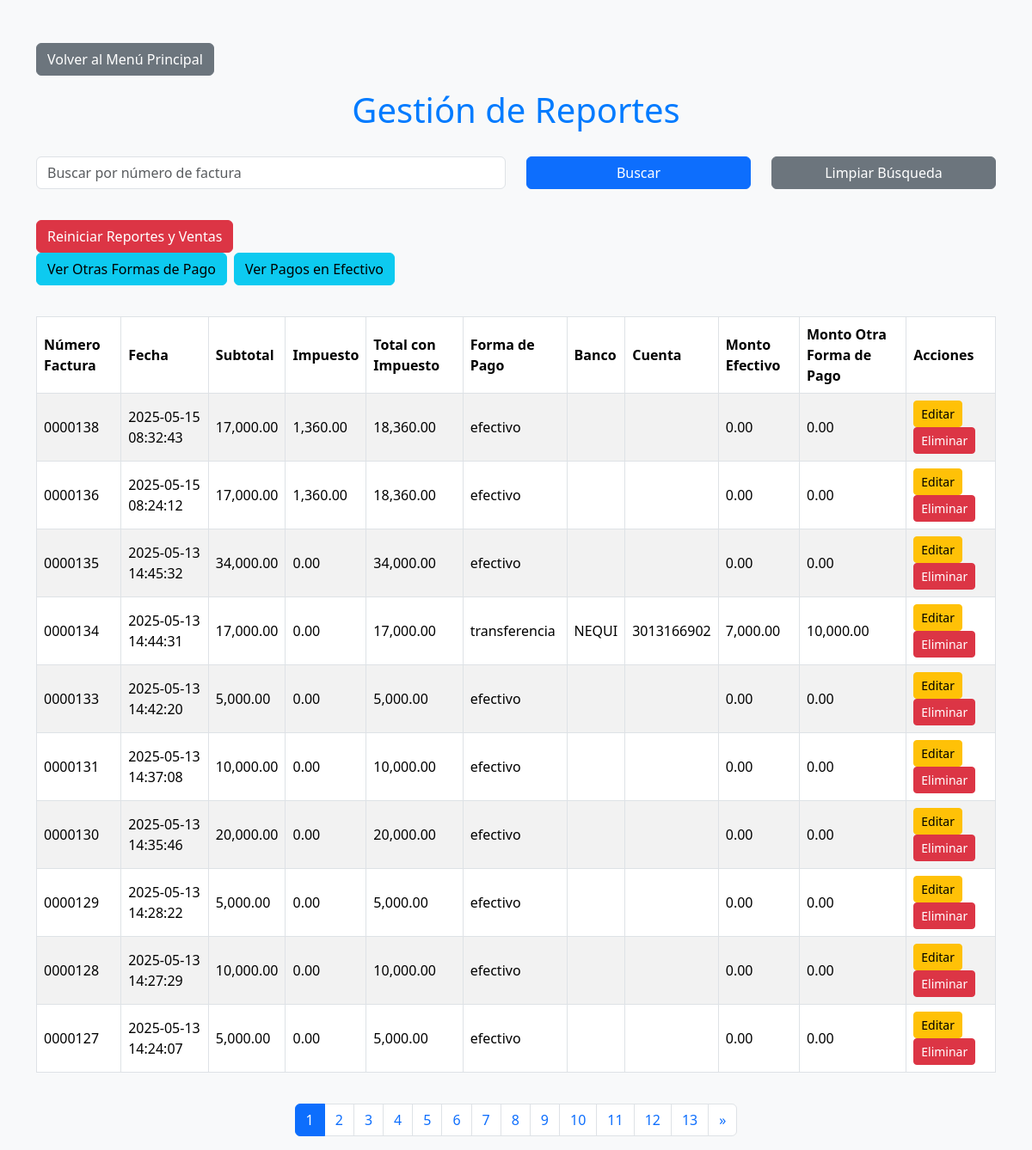
The app's page /reportes.php, older data.
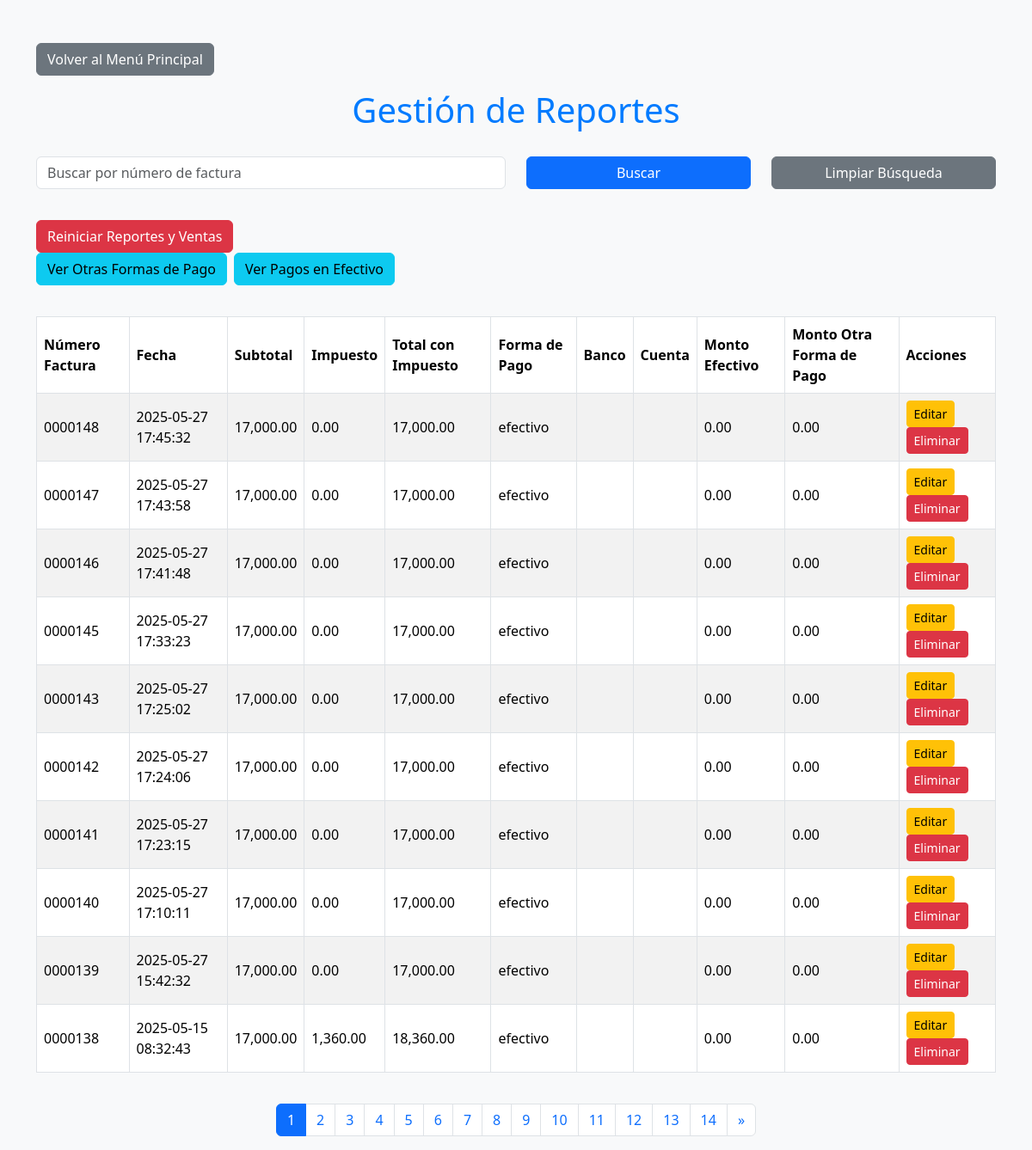
The same page, newer data.
### tables this page shows
CREATE TABLE `reportes` (
  `id` int(11) NOT NULL AUTO_INCREMENT,
  `venta_id` int(11) NOT NULL,
  `cliente_id` int(11) DEFAULT NULL,
  `numero_factura` varchar(50) NOT NULL,
  `fecha` datetime NOT NULL,
  `total` decimal(10,2) NOT NULL,
  `impuesto` decimal(10,2) NOT NULL,
  `total_con_impuesto` decimal(10,2) NOT NULL,
  `forma_pago_id` int(11) DEFAULT NULL,
  `subtotal` decimal(10,2) NOT NULL,
  `banco` varchar(255) DEFAULT NULL,
  `cuenta` varchar(255) DEFAULT NULL,
  `monto_efectivo` decimal(10,2) DEFAULT 0.00,
  `monto_otra_forma_pago` decimal(10,2) DEFAULT 0.00,
  PRIMARY KEY (`id`),
  UNIQUE KEY `numero_factura` (`numero_factura`),
  KEY `venta_id` (`venta_id`)
);

CREATE TABLE `formas_pago` (
  `id` int(11) NOT NULL AUTO_INCREMENT,
  `tipo` enum('efectivo','transferencia') NOT NULL,
  `banco` varchar(255) DEFAULT NULL,
  `cuenta` varchar(255) DEFAULT NULL,
  PRIMARY KEY (`id`)
);

### reportes.php (the view, shortened to what the changed rows need)
<?php
$mysqli = new mysqli("localhost", "root", "", "marci");
$registros_por_pagina = 10;
$pagina = isset($_GET['pagina']) ? (int)$_GET['pagina'] : 1;
$offset = ($pagina - 1) * $registros_por_pagina;
$query_total = "SELECT COUNT(*) as total FROM reportes";
$result_total = $mysqli->query($query_total);
$total_registros = $result_total->fetch_assoc()['total'];
$total_paginas = ceil($total_registros / $registros_por_pagina);
$numero_factura_buscar = isset($_GET['numero_factura_buscar']) ? $_GET['numero_factura_buscar'] : '';
$query = "SELECT r.id, r.numero_factura, r.fecha, r.subtotal, r.impuesto, r.total_con_impuesto, f.tipo, f.banco, f.cuenta, r.monto_efectivo, r.monto_otra_forma_pago
          FROM reportes r
          LEFT JOIN formas_pago f ON r.forma_pago_id = f.id
          WHERE r.numero_factura LIKE '%$numero_factura_buscar%'
          ORDER BY r.fecha DESC
          LIMIT $offset, $registros_por_pagina";
$result = $mysqli->query($query);
?>
<!DOCTYPE html>
<html lang="es">
<head>
    <link href="boot/bootstrap.min.css" rel="stylesheet">
</head>
<body>
    <div class="container">
        <h1>Gestión de Reportes</h1>
        <?php if ($result->num_rows > 0) : ?>
            <div class="table-responsive">
                <table class="table table-bordered table-striped">
                    <thead>
                        <tr>
                            <th>Número Factura</th>
                            <th>Fecha</th>
                            <th>Subtotal</th>
                            <th>Impuesto</th>
                            <th>Total con Impuesto</th>
                            <th>Forma de Pago</th>
                            <th>Banco</th>
                            <th>Cuenta</th>
                            <th>Monto Efectivo</th>
                            <th>Monto Otra Forma de Pago</th>
                            <th>Acciones</th>
                        </tr>
                    </thead>
                    <tbody>
                        <?php while ($row = $result->fetch_assoc()) : ?>
                            <tr>
                                <td><?php echo $row['numero_factura']; ?></td>
                                <td><?php echo $row['fecha']; ?></td>
                                <td><?php echo number_format($row['subtotal'], 2); ?></td>
                                <td><?php echo number_format($row['impuesto'], 2); ?></td>
                                <td><?php echo number_format($row['total_con_impuesto'], 2); ?></td>
                                <td><?php echo $row['tipo']; ?></td>
                                <td><?php echo $row['banco']; ?></td>
                                <td><?php echo $row['cuenta']; ?></td>
                                <td><?php echo number_format($row['monto_efectivo'], 2); ?></td>
                                <td><?php echo number_format($row['monto_otra_forma_pago'], 2); ?></td>
                                <td>
                                    <a href="?editar=<?php echo $row['id']; ?>" class="btn btn-warning btn-sm">Editar</a>
                                    <a href="?eliminar=<?php echo $row['id']; ?>" class="btn btn-danger btn-sm" onclick="return confirm('¿Estás seguro de eliminar este reporte?')">Eliminar</a>
                                </td>
                            </tr>
                        <?php endwhile; ?>
                    </tbody>
                </table>
            </div>
            <nav aria-label="Paginación">
                <ul class="pagination">
                    <?php for ($i = 1; $i <= $total_paginas; $i++): ?>
                        <li class="page-item <?= ($pagina == $i) ? 'active' : ''; ?>">
                            <a class="page-link" href="?pagina=<?= $i; ?>&numero_factura_buscar=<?= $numero_factura_buscar; ?>"><?= $i; ?></a>
                        </li>
                    <?php endfor; ?>
                </ul>
            </nav>
        <?php else : ?>
            <div class="alert alert-info" role="alert">
                No hay registros en la tabla `reportes`.
            </div>
        <?php endif; ?>
    </div>
</body>
</html>

Row changes from the older to the newer data that the page shows:
no longer on this page (row unchanged): reportes: numero_factura "0000136", fecha "2025-05-15 08:24:12", subtotal "17,000.00", impuesto "1,360.00", total_con_impuesto "18,360.00", formas_pago.tipo "efectivo", monto_efectivo "0.00", monto_otra_forma_pago "0.00"
no longer on this page (row unchanged): reportes: numero_factura "0000135", fecha "2025-05-13 14:45:32", subtotal "34,000.00", impuesto "0.00", total_con_impuesto "34,000.00", formas_pago.tipo "efectivo", monto_efectivo "0.00", monto_otra_forma_pago "0.00"
no longer on this page (row unchanged): reportes: numero_factura "0000134", fecha "2025-05-13 14:44:31", subtotal "17,000.00", impuesto "0.00", total_con_impuesto "17,000.00", formas_pago.tipo "transferencia", formas_pago.banco "NEQUI", formas_pago.cuenta "3013166902", monto_efectivo "7,000.00", monto_otra_forma_pago "10,000.00"
no longer on this page (row unchanged): reportes: numero_factura "0000133", fecha "2025-05-13 14:42:20", subtotal "5,000.00", impuesto "0.00", total_con_impuesto "5,000.00", formas_pago.tipo "efectivo", monto_efectivo "0.00", monto_otra_forma_pago "0.00"
no longer on this page (row unchanged): reportes: numero_factura "0000131", fecha "2025-05-13 14:37:08", subtotal "10,000.00", impuesto "0.00", total_con_impuesto "10,000.00", formas_pago.tipo "efectivo", monto_efectivo "0.00", monto_otra_forma_pago "0.00"
no longer on this page (row unchanged): reportes: numero_factura "0000130", fecha "2025-05-13 14:35:46", subtotal "20,000.00", impuesto "0.00", total_con_impuesto "20,000.00", formas_pago.tipo "efectivo", monto_efectivo "0.00", monto_otra_forma_pago "0.00"
no longer on this page (row unchanged): reportes: numero_factura "0000129", fecha "2025-05-13 14:28:22", subtotal "5,000.00", impuesto "0.00", total_con_impuesto "5,000.00", formas_pago.tipo "efectivo", monto_efectivo "0.00", monto_otra_forma_pago "0.00"
no longer on this page (row unchanged): reportes: numero_factura "0000128", fecha "2025-05-13 14:27:29", subtotal "10,000.00", impuesto "0.00", total_con_impuesto "10,000.00", formas_pago.tipo "efectivo", monto_efectivo "0.00", monto_otra_forma_pago "0.00"
no longer on this page (row unchanged): reportes: numero_factura "0000127", fecha "2025-05-13 14:24:07", subtotal "5,000.00", impuesto "0.00", total_con_impuesto "5,000.00", formas_pago.tipo "efectivo", monto_efectivo "0.00", monto_otra_forma_pago "0.00"
added reportes: numero_factura "0000148", fecha "2025-05-27 17:45:32", subtotal "17,000.00", impuesto "0.00", total_con_impuesto "17,000.00", formas_pago.tipo "efectivo", monto_efectivo "0.00", monto_otra_forma_pago "0.00"
added reportes: numero_factura "0000147", fecha "2025-05-27 17:43:58", subtotal "17,000.00", impuesto "0.00", total_con_impuesto "17,000.00", formas_pago.tipo "efectivo", monto_efectivo "0.00", monto_otra_forma_pago "0.00"
added reportes: numero_factura "0000146", fecha "2025-05-27 17:41:48", subtotal "17,000.00", impuesto "0.00", total_con_impuesto "17,000.00", formas_pago.tipo "efectivo", monto_efectivo "0.00", monto_otra_forma_pago "0.00"
added reportes: numero_factura "0000145", fecha "2025-05-27 17:33:23", subtotal "17,000.00", impuesto "0.00", total_con_impuesto "17,000.00", formas_pago.tipo "efectivo", monto_efectivo "0.00", monto_otra_forma_pago "0.00"
added reportes: numero_factura "0000143", fecha "2025-05-27 17:25:02", subtotal "17,000.00", impuesto "0.00", total_con_impuesto "17,000.00", formas_pago.tipo "efectivo", monto_efectivo "0.00", monto_otra_forma_pago "0.00"
added reportes: numero_factura "0000142", fecha "2025-05-27 17:24:06", subtotal "17,000.00", impuesto "0.00", total_con_impuesto "17,000.00", formas_pago.tipo "efectivo", monto_efectivo "0.00", monto_otra_forma_pago "0.00"
added reportes: numero_factura "0000141", fecha "2025-05-27 17:23:15", subtotal "17,000.00", impuesto "0.00", total_con_impuesto "17,000.00", formas_pago.tipo "efectivo", monto_efectivo "0.00", monto_otra_forma_pago "0.00"
added reportes: numero_factura "0000140", fecha "2025-05-27 17:10:11", subtotal "17,000.00", impuesto "0.00", total_con_impuesto "17,000.00", formas_pago.tipo "efectivo", monto_efectivo "0.00", monto_otra_forma_pago "0.00"
added reportes: numero_factura "0000139", fecha "2025-05-27 15:42:32", subtotal "17,000.00", impuesto "0.00", total_con_impuesto "17,000.00", formas_pago.tipo "efectivo", monto_efectivo "0.00", monto_otra_forma_pago "0.00"
Text that changed along with them:
new list line: "14"
